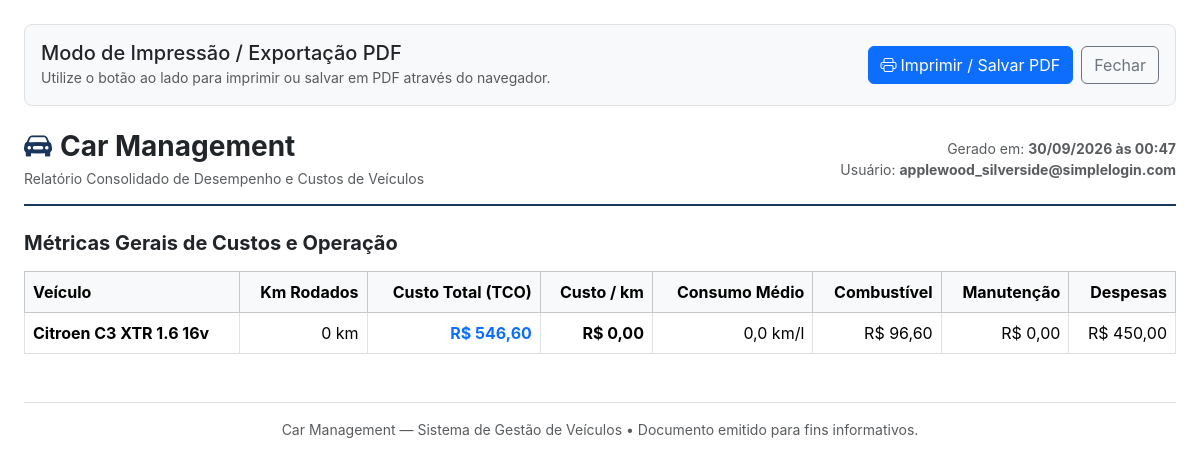
Page /reports/print/ (signed in) on the committed database.
### apps/users/models.py (models this page shows, shortened)
class User(AbstractUser):
    objects = CustomUserManager()
    username = models.CharField(
        _("username"),
        max_length=150,
        unique=True,
        blank=True,
        null=True,
        help_text=_(
            "Optional. 150 characters or fewer. Letters, digits and @/./+/-/_ only."
        ),
    )
    email = models.EmailField(_("email address"), unique=True)
    USERNAME_FIELD = "email"
    REQUIRED_FIELDS = []  # Email is already required
    class Meta:
        verbose_name = _("user")
        verbose_name_plural = _("users")
        db_table = "users_user"

### apps/vehicles/models.py (models this page shows, shortened)
class Vehicle(models.Model):
    id = models.UUIDField(primary_key=True, default=uuid.uuid4, editable=False)
    owner_primary = models.ForeignKey(
        settings.AUTH_USER_MODEL,
        on_delete=models.CASCADE,
        related_name="vehicles",
        verbose_name=_("primary owner"),
    )
    name = models.CharField(_("name"), max_length=100)
    brand = models.CharField(_("brand"), max_length=100)
    model = models.CharField(_("model"), max_length=100)
    version = models.CharField(_("version"), max_length=100, blank=True)
    year = models.PositiveIntegerField(_("year"))
    plate = models.CharField(
        _("plate"),
        max_length=20,
        blank=True,
        help_text=_("Vehicle license plate"),
    )
    color = models.CharField(_("color"), max_length=50, blank=True)
    vehicle_type = models.CharField(
        _("vehicle type"),
        max_length=20,
        choices=VehicleType.choices,
        default=VehicleType.CAR,
    )
    fuel_control_type = models.CharField(
        _("fuel control type"),
        max_length=10,
        choices=FuelControlType.choices,
        default=FuelControlType.SINGLE,
    )
    initial_odometer = models.PositiveIntegerField(
        _("initial odometer"),
        default=0,
        help_text=_("Odometer reading when vehicle was added"),
    )
    current_odometer_cache = models.PositiveIntegerField(
        _("current odometer"),
        default=0,
        help_text=_("Cached current odometer reading (updated on each record)"),
    )
    is_active = models.BooleanField(_("active"), default=True)
    notes = models.TextField(_("notes"), blank=True)
    photo = models.ImageField(
        _("photo"),
        upload_to="vehicles/",
        blank=True,
        null=True,
    )
    created_at = models.DateTimeField(_("created at"), auto_now_add=True)
    updated_at = models.DateTimeField(_("updated at"), auto_now=True)
    class Meta:
        verbose_name = _("vehicle")
        verbose_name_plural = _("vehicles")
        db_table = "vehicles_vehicle"
        ordering = ["-created_at"]
        indexes = [
            models.Index(fields=["owner_primary", "is_active"]),
            models.Index(fields=["owner_primary", "name"]),
            models.Index(fields=["plate"]),
        ]

### apps/reports/views.py (the view)
# urls.py: path("print/", views.PrintReportView.as_view(), name="print"),
class PrintReportView(LoginRequiredMixin, TemplateView):
    template_name = "reports/print_report.html"
    def get_context_data(self, **kwargs):
        context = super().get_context_data(**kwargs)
        user = self.request.user
        vehicle_id = self.request.GET.get("vehicle")
        date_start = self.request.GET.get("date_start")
        date_end = self.request.GET.get("date_end")
        vehicle = None
        if vehicle_id:
            vehicle = get_object_or_404(Vehicle, id=vehicle_id, owner_primary=user)
        comparison = VehicleComparisonService.get_comparison_data(
            user,
            vehicle_ids=[str(vehicle.id)] if vehicle else None,
            date_start=date_start if date_start else None,
            date_end=date_end if date_end else None,
        )
        context["vehicle"] = vehicle
        context["comparison"] = comparison
        context["date_start"] = date_start or ""
        context["date_end"] = date_end or ""
        return context

### templates/reports/print_report.html (shortened to what this page needs)
<!DOCTYPE html>
<html lang="pt-br">
<head>
    <link href="https://cdn.jsdelivr.net/npm/bootstrap@5.3.3/dist/css/bootstrap.min.css" rel="stylesheet">
    <link rel="stylesheet" href="https://cdn.jsdelivr.net/npm/bootstrap-icons@1.11.3/font/bootstrap-icons.min.css">
</head>
<body class="p-4">
    <div class="no-print d-flex justify-content-between align-items-center mb-4 p-3 bg-light rounded-3 border">
        <div>
            <h5 class="mb-0">Modo de Impressão / Exportação PDF</h5>
            <small class="text-muted">Utilize o botão ao lado para imprimir ou salvar em PDF através do navegador.</small>
        </div>
        <div class="d-flex gap-2">
            <button onclick="window.print()" class="btn btn-primary">
                <i class="bi bi-printer me-1"></i>Imprimir / Salvar PDF
            </button>
            <button onclick="window.close()" class="btn btn-outline-secondary">
                Fechar
            </button>
        </div>
    </div>
    <div class="report-header d-flex justify-content-between align-items-center">
        <div>
            <h2 class="h3 fw-bold text-dark mb-1">
                <i class="bi bi-car-front-fill me-2" style="color: #1B365D;"></i>Car Management
            </h2>
            <div class="text-muted small">Relatório Consolidado de Desempenho e Custos de Veículos</div>
        </div>
        <div class="text-end text-muted small">
            <div>Gerado em: <strong>{% now "d/m/Y \à\s H:i" %}</strong></div>
            <div>Usuário: <strong>{{ request.user.email }}</strong></div>
        </div>
    </div>
    <h5 class="fw-bold mb-3">Métricas Gerais de Custos e Operação</h5>
    <table class="table table-bordered align-middle mb-4">
        <thead class="table-light">
            <tr>
                <th>Veículo</th>
                <th class="text-end">Km Rodados</th>
                <th class="text-end">Custo Total (TCO)</th>
                <th class="text-end">Custo / km</th>
                <th class="text-end">Consumo Médio</th>
                <th class="text-end">Combustível</th>
                <th class="text-end">Manutenção</th>
                <th class="text-end">Despesas</th>
            </tr>
        </thead>
        <tbody>
            {% for item in comparison.vehicles_data %}
            <tr>
                <td class="fw-bold">{{ item.vehicle.name }}</td>
                <td class="text-end">{{ item.distance_km }} km</td>
                <td class="text-end fw-bold text-primary">R$ {{ item.total_tco|floatformat:2 }}</td>
                <td class="text-end fw-bold">R$ {{ item.cost_per_km|floatformat:2 }}</td>
                <td class="text-end">{{ item.avg_consumption|floatformat:1 }} km/l</td>
                <td class="text-end">R$ {{ item.fuel_cost|floatformat:2 }}</td>
                <td class="text-end">R$ {{ item.maintenance_cost|floatformat:2 }}</td>
                <td class="text-end">R$ {{ item.expense_cost|floatformat:2 }}</td>
            </tr>
            {% endfor %}
        </tbody>
    </table>
    <div class="mt-5 pt-3 border-top text-center text-muted small">
        Car Management — Sistema de Gestão de Veículos • Documento emitido para fins informativos.
    </div>
</body>
</html>

### templates/reports/print_report.html (style rules this page uses)
body { font-family: -apple-system, BlinkMacSystemFont, "Segoe UI", Roboto, Arial, sans-serif; color: #212529; background-color: #fff; }
.report-header { border-bottom: 2px solid #1B365D; padding-bottom: 15px; margin-bottom: 25px; }

### rows in the picture
User: user.email "applewood_silverside@simplelogin.com"
Vehicle: vehicle.name "Citroen C3 XTR 1.6 16v"

### other values in the picture
{{ item.distance_km }} "0"
{{ item.total_tco|floatformat:2 }} "546,60"
{{ item.cost_per_km|floatformat:2 }} "0,00"
{{ item.avg_consumption|floatformat:1 }} "0,0"
{{ item.fuel_cost|floatformat:2 }} "96,60"
{{ item.maintenance_cost|floatformat:2 }} "0,00"
{{ item.expense_cost|floatformat:2 }} "450,00"
